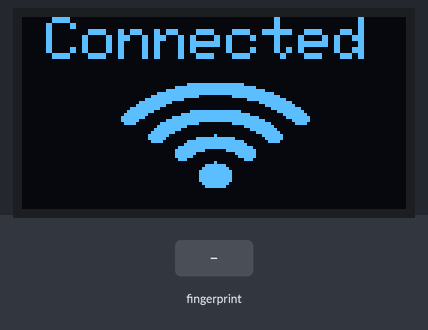
Recording of a sketch running on a simulated ESP8266 (NodeMCU). On the bench: 128×64 one-colour display. The test bench sets the inputs (shaded band). WiFi joins after 1.5 s; servers stay silent unless stated; what the sketch prints to the serial monitor is not drawn.

Above: at 4.7 s.
At 6.8 s:
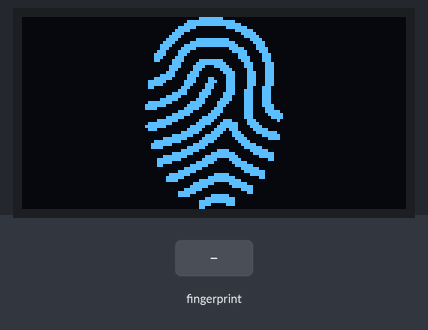
6.9 s: finger stored as number 1 placed on the sensor
At 9.0 s:
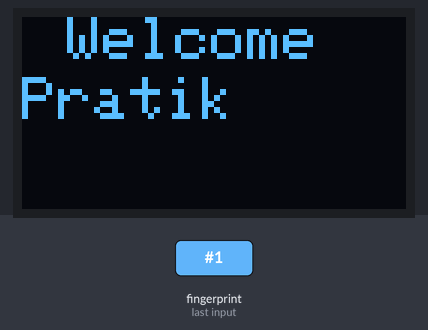
9.9 s: finger stored as number 1 placed on the sensor
Timing chart, 0 to 12.9 s (numbered marks = the images above; inputs shaded):
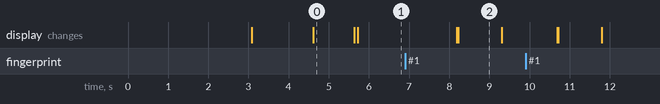

Measured:
- after the input at 6.9 s, the display: first changes after 1.3 s (image 2 shows a later state)
- what the display in image 0 shows lasts 1.0 s, from 4.6 s to 5.6 s
- what the display in image 2 shows lasts 1.1 s, from 8.2 s to 9.3 s

The sketch:

fingerPrintAS608_V0.1_300724.ino
```cpp
//#add to the finder print data into the google sheet
#include <WiFiClient.h>
#include <ESP8266WiFi.h>
#include <SoftwareSerial.h>
#include <ESP8266WebServer.h>
#include <ESP8266HTTPClient.h>

const char *ssid = "CEMD";
const char *password = "cemd1811";


// Google script Web_App_URL.
String Web_App_URL = "REPLACE_WITH_YOUR_WEB_APP_URL";


#include <Adafruit_Fingerprint.h>
#include <SPI.h>
#include <Wire.h>
#include <Adafruit_GFX.h>
#include <Adafruit_SSD1306.h>
#include "logo.h"

#define SCREEN_WIDTH 128 // OLED display width, in pixels
#define SCREEN_HEIGHT 64 // OLED display height, in pixels
#define OLED_RESET     -1 // Reset pin # (or -1 if sharing Arduino reset pin)

#define Finger_Tx 0 //D3
#define Finger_Rx 2 //D4

Adafruit_SSD1306 display(SCREEN_WIDTH, SCREEN_HEIGHT, &Wire, OLED_RESET);
SoftwareSerial mySerial(Finger_Rx, Finger_Tx);
Adafruit_Fingerprint finger = Adafruit_Fingerprint(&mySerial);

//int FingerID = 0;
uint8_t id;

void setup() {
  Serial.begin(115200);
  while (!Serial);

  if (!display.begin(SSD1306_SWITCHCAPVCC, 0x3C)) {
    Serial.println(F("SSD1306 allocation failed"));
    for (;;);
  }

//  display.display();
  display.clearDisplay();
  display.drawBitmap(0, 0, welcom_scan_bits, welcom_scan_width, welcom_scan_height, WHITE);
  display.display();
  delay(2000); // Pause for 2 seconds
  display.clearDisplay();

  connectToWiFi();

  finger.begin(57600);
  display.clearDisplay();
  if (finger.verifyPassword()) {
    Serial.println("Found fingerprint sensor!");
    display.drawBitmap(34, 0, FinPr_valid_bits, FinPr_valid_width, FinPr_valid_height, WHITE);
    display.display();
  } else {
    Serial.println("Did not find fingerprint sensor :");
    display.drawBitmap(32, 0, FinPr_failed_bits, FinPr_failed_width, FinPr_failed_height, WHITE);
    display.display();
    while (1) {
      delay(1);
    }
  }

  finger.getTemplateCount();
  Serial.print("Sensor contains ");
  Serial.print(finger.templateCount);
  Serial.println(" templates");
  Serial.println("Waiting for valid finger...");


//display.clearDisplay();
//    display.drawBitmap(32, 0, FinPr_start_bits, FinPr_start_width, FinPr_start_height, WHITE);
//    display.display();
//    Serial.println("1");
//delay(2000);
//
//display.clearDisplay();
//    display.drawBitmap(34, 0, FinPr_invalid_bits, FinPr_invalid_width, FinPr_invalid_height, WHITE);
//    display.display();
//    Serial.println("2");
//    delay(2000);
//display.clearDisplay();
//    display.drawBitmap(32, 0, FinPr_failed_bits, FinPr_failed_width, FinPr_failed_height, WHITE);
//    display.display();
//    Serial.println("3");
//    delay(2000);


}

void loop() {
  int result = getFingerprintID();
  if (result != 0) {
    Serial.print("Fingerprint ID: ");
    Serial.println(result);
    DisplayFingerprintID(result);
  } else {
    display.clearDisplay();
    display.drawBitmap(32, 0, FinPr_start_bits, FinPr_start_width, FinPr_start_height, WHITE);
    display.display();
//    Serial.println("No valid fingerprint detected.");
  }
  delay(1000); // Increase delay to avoid rapid polling
}
void DisplayFingerprintID(int id) {
  display.clearDisplay();
  if (id > 0) {
    display.drawBitmap(34, 0, FinPr_valid_bits, FinPr_valid_width, FinPr_valid_height, WHITE);
    display.display();
    Serial.println(id);
    display.clearDisplay();
    display.setTextSize(2);
    display.setTextColor(WHITE);
    display.setCursor(15, 0);
    display.print("Welcome");
    display.setCursor(0, 20);
    display.print(id == 1 ? "Pratik" : "User");
    display.display();
  } else {
    display.drawBitmap(id == -1 ? 34 : 32, 0, id == -1 ? FinPr_invalid_bits : FinPr_failed_bits, id == -1 ? FinPr_invalid_width : FinPr_failed_width, id == -1 ? FinPr_invalid_height : FinPr_failed_height, WHITE);
    display.display();
//    if (id == 0) {
//    display.clearDisplay();
//    display.drawBitmap(32, 0, FinPr_start_bits, FinPr_start_width, FinPr_start_height, WHITE);
//    display.display();
//  } else if (id == -1) {
//    display.clearDisplay();
//    display.drawBitmap(34, 0, FinPr_invalid_bits, FinPr_invalid_width, FinPr_invalid_height, WHITE);
//    display.display();
//  } else if (id == -2) {
//    display.clearDisplay();
//    display.drawBitmap(32, 0, FinPr_failed_bits, FinPr_failed_width, FinPr_failed_height, WHITE);
//    display.setCursor(0, 0);
//    display.print(F("Not"));
//    display.setCursor(80, 0);
//    display.print(F("Find"));
//    display.display();
//  }


  }
}


//void loop() {
//  FingerID = getFingerprintID();
//  DisplayFingerprintID();
//  delay(500); // Add a delay to avoid continuous rapid polling
//}
//
//void DisplayFingerprintID() {
//  if (FingerID > 0) {
//    display.clearDisplay();
//    display.drawBitmap(34, 0, FinPr_valid_bits, FinPr_valid_width, FinPr_valid_height, WHITE);
//    display.display();
//    Serial.println(FingerID);
//
//    display.clearDisplay();
//    display.setTextSize(2);
//    display.setTextColor(WHITE);
//    display.setCursor(15, 0);
//    display.print(F("Welcome"));
//    display.setCursor(0, 20);
//
//    if(FingerID==1){
//      display.print("Pratik"); // Replace with actual user name if available
//    }
//    else
//      display.print("User"); // Replace with actual user name if available
//    display.display();
//  }
//
//  else if (FingerID == 0) {
//    display.clearDisplay();
//    display.drawBitmap(32, 0, FinPr_start_bits, FinPr_start_width, FinPr_start_height, WHITE);
//    display.display();
//  } else if (FingerID == -1) {
//    display.clearDisplay();
//    display.drawBitmap(34, 0, FinPr_invalid_bits, FinPr_invalid_width, FinPr_invalid_height, WHITE);
//    display.display();
//  } else if (FingerID == -2) {
//    display.clearDisplay();
//    display.drawBitmap(32, 0, FinPr_failed_bits, FinPr_failed_width, FinPr_failed_height, WHITE);
//    display.setCursor(0, 0);
//    display.print(F("Not"));
//    display.setCursor(80, 0);
//    display.print(F("Find"));
//    display.display();
//  }
//}

//********************Get the Fingerprint ID******************
int getFingerprintID() {
  uint8_t p = finger.getImage();
  switch (p) {
    case FINGERPRINT_OK:
      //Serial.println("Image taken");
      break;
    case FINGERPRINT_NOFINGER:
//      Serial.println("No finger detected");
      return 0;
    case FINGERPRINT_PACKETRECIEVEERR:
//      Serial.println("Communication error");
      return -2;
    case FINGERPRINT_IMAGEFAIL:
//      Serial.println("Imaging error");
      return -2;
    default:
//      Serial.println("Unknown error");
      return 0;
  }
  // OK success!
  p = finger.image2Tz();
  switch (p) {
    case FINGERPRINT_OK:
      //Serial.println("Image converted");
      break;
    case FINGERPRINT_IMAGEMESS:
//      Serial.println("Image too messy");
      return -1;
    case FINGERPRINT_PACKETRECIEVEERR:
//      Serial.println("Communication error");
      return -2;
    case FINGERPRINT_FEATUREFAIL:
//      Serial.println("Could not find fingerprint features");
      return 0;
    case FINGERPRINT_INVALIDIMAGE:
//      Serial.println("Could not find fingerprint features");
      return -2;
    default:
      //Serial.println("Unknown error");
      return 0;
  }
  // OK converted!
  p = finger.fingerFastSearch();
  if (p == FINGERPRINT_OK) {
    //Serial.println("Found a print match!");
  } else if (p == FINGERPRINT_PACKETRECIEVEERR) {
    //Serial.println("Communication error");
    return -2;
  } else if (p == FINGERPRINT_NOTFOUND) {
    //Serial.println("Did not find a match");
    return -1;
  } else {
    //Serial.println("Unknown error");
    return 0;
  }
  // found a match!
  //Serial.print("Found ID #"); Serial.print(finger.fingerID);
  //Serial.print(" with confidence of "); Serial.println(finger.confidence);

  return finger.fingerID;
}
//******************Check if there a Fingerprint ID to delete******************


//int getFingerprintID() {
//  uint8_t p = finger.getImage();
//  if (p != FINGERPRINT_OK) {
//    return handleFingerprintError(p);
//  }
//
//  p = finger.image2Tz();
//  if (p != FINGERPRINT_OK) {
//    return handleFingerprintError(p);
//  }
//
//  p = finger.fingerFastSearch();
//  if (p != FINGERPRINT_OK) {
//    return handleFingerprintError(p);
//  }
//
//  return finger.fingerID;
//}

//int handleFingerprintError(uint8_t error) {
//  switch (error) {
//    case FINGERPRINT_NOFINGER:
//      return 0;
//    case FINGERPRINT_PACKETRECIEVEERR:
//    case FINGERPRINT_NOTFOUND:{
//         Serial.println("Not Find");
//         return -2;}
//    case FINGERPRINT_IMAGEFAIL:
//    case FINGERPRINT_IMAGEMESS:
//    case FINGERPRINT_FEATUREFAIL:
//    case FINGERPRINT_INVALIDIMAGE:
//      return -5;
//    default:
//      return -2;
//  }
//}


//********************connect to the WiFi******************
void connectToWiFi(){
    WiFi.mode(WIFI_OFF);        //Prevents reconnection issue (taking too long to connect)
    delay(1000);
    WiFi.mode(WIFI_STA);
    Serial.print("Connecting to ");
    Serial.println(ssid);
    WiFi.begin(ssid, password);

    display.clearDisplay();
    display.setTextSize(1);             // Normal 1:1 pixel scale
    display.setTextColor(WHITE);        // Draw white text
    display.setCursor(0, 0);             // Start at top-left corner
    display.print(F("Connecting to \n"));
    display.setCursor(0, 50);
    display.setTextSize(2);
    display.print(ssid);
    display.drawBitmap( 73, 10, Wifi_start_bits, Wifi_start_width, Wifi_start_height, WHITE);
    display.display();

    while (WiFi.status() != WL_CONNECTED) {
      delay(500);
      Serial.print(".");
    }
    Serial.println("");
    Serial.println("Connected");

    display.clearDisplay();
    display.setTextSize(2);             // Normal 1:1 pixel scale
    display.setTextColor(WHITE);        // Draw white text
    display.setCursor(8, 0);             // Start at top-left corner
    display.print(F("Connected \n"));
    display.drawBitmap( 33, 15, Wifi_connected_bits, Wifi_connected_width, Wifi_connected_height, WHITE);
    display.display();

    Serial.print("IP address: ");
    Serial.println(WiFi.localIP());  //IP address assigned to your ESP

}
```

Source omitted: logo.h (data table, 29764 bytes)
